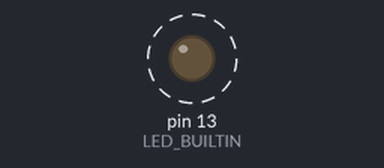
A sketch run on a simulated Arduino Uno, built with avr-gcc and run on an emulated ATmega328P. On the bench: output pins drawn as LEDs (lit = HIGH). Dashed ring = blinking.

Above: at 0.2 s.
Timing chart, 0 to 3.0 s (numbered marks = the images above):
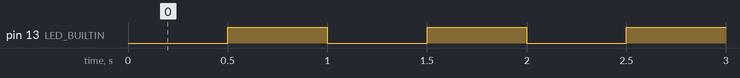

The sketch:

PulseBlink.ino
```cpp
const unsigned long Ox0 = 500;
unsigned long Ox1 = 0;
bool Ox2 = false;

void setup() {
  pinMode(LED_BUILTIN, OUTPUT);
}

void loop() {
  const unsigned long Ox3 = millis();
  if (Ox3 - Ox1 >= Ox0) {
    Ox1 = Ox3;
    Ox2 = !Ox2;
    digitalWrite(LED_BUILTIN, Ox2 ? HIGH : LOW);
  }
}
```

Measured:
- by itself, pin 13 (LED_BUILTIN): alternates HIGH for 0.50 s and LOW for 0.50 s
